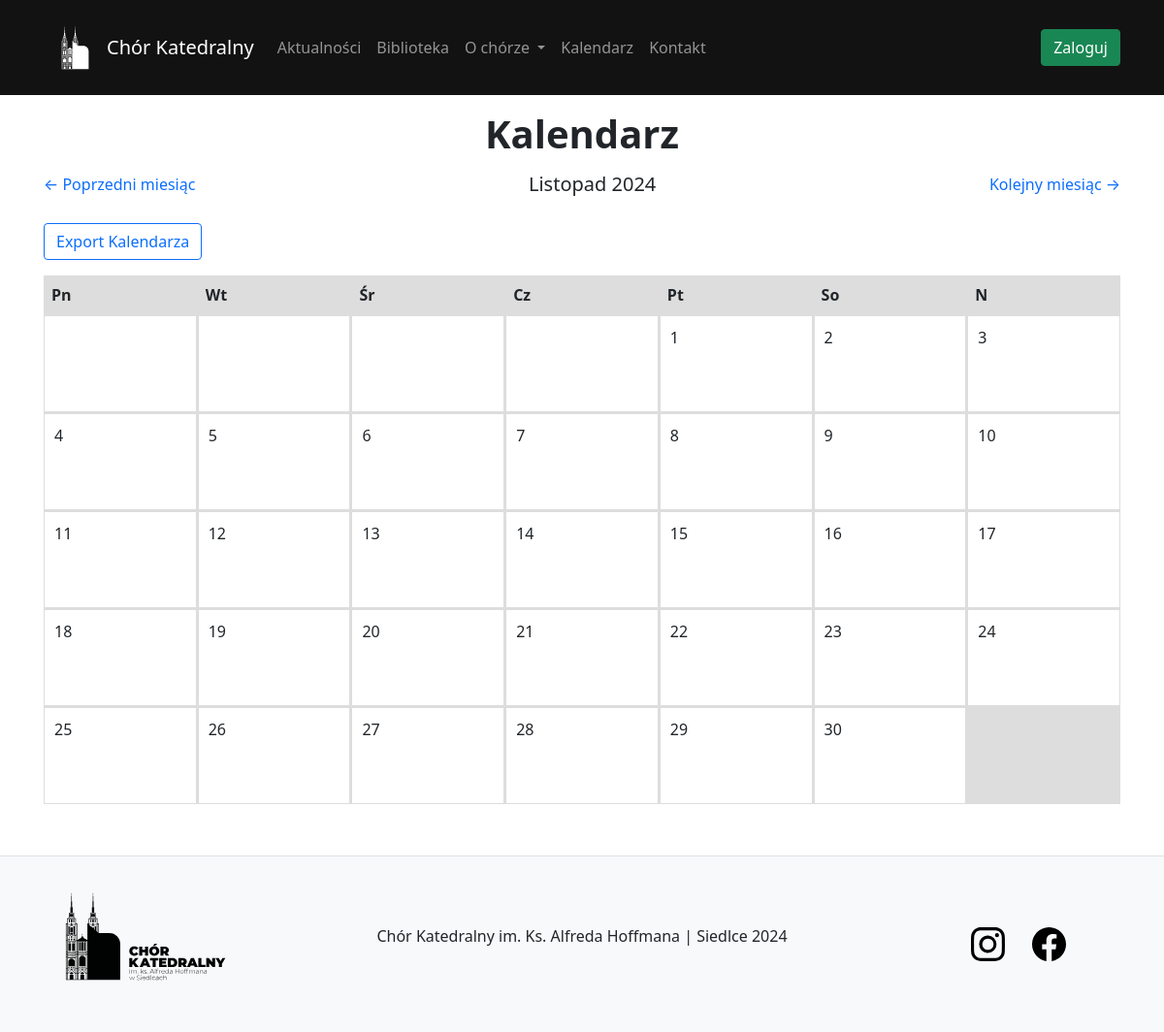
/event/2024/11/, run on an earlier commit of the app's database.
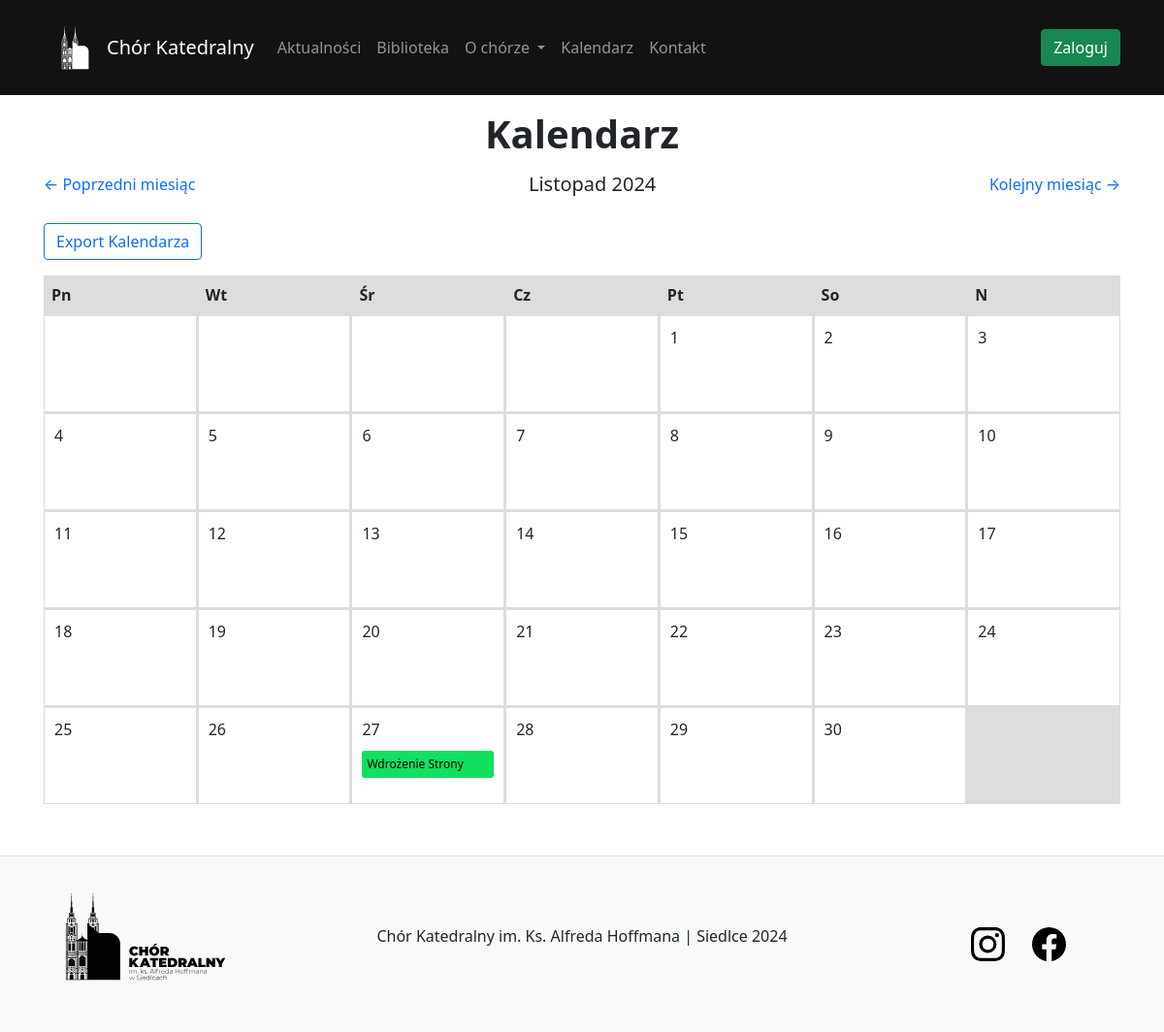
And on a later commit of the database.
### event/models.py (models this page shows, shortened)
class Event(models.Model):
    title = models.CharField(max_length=200)
    description = models.TextField()
    colour = models.CharField('colour', max_length=25, null=True, blank=True)
    date_event = models.DateField(default=date.today)  # Только дата
    start_time = models.TimeField()  # Время начала события
    end_time = models.TimeField()    # Время окончания события

### event/views.py (the view)
# urls.py: path('<int:year>/<int:month>/', views.get_month, name='calendar'),
def get_month(request, year, month):
    first_day_of_month = date(year, month, 1)
    _, days_in_month = calendar.monthrange(year, month)
    start_day = first_day_of_month.weekday()  # 0: Monday, 6: Sunday
    days = []
    for day in range(1, days_in_month + 1):
        current_date = date(year, month, day)
        events = Event.objects.filter(date_event=current_date).order_by('start_time')
        days.append({
            'day': day,
            'date': current_date,
            'events': events
        })
    today = timezone.localdate()
    days_of_week = ["Pn", "Wt", "Śr", "Cz", "Pt", "So", "N"]
    context = {
        'days_in_month': days,
        'empty_days': range(start_day),
        'prev_month': first_day_of_month.replace(day=1) - timezone.timedelta(days=1),
        'next_month': first_day_of_month.replace(day=days_in_month) + timezone.timedelta(days=1),
        'days_of_week': days_of_week,
        'current_year': year,
        'current_month': month,
        'current_month_object' : first_day_of_month,
        'today' : today
    }
    return render(request, 'event/calendar.html', context)

### library/context_processors.py (called while the page is built)
def current_time(request):
    now = timezone.now()
    return {
        'current_year': now.year,
        'current_month': now.month,
    }

### event/templates/event/calendar.html (shortened to what this page needs)
{% extends 'content/template.html' %}
{% block body %}
<div class="header">
    <h1 class="m-3">Kalendarz</h1>
    <div class="nav">
        <a href="{% url 'calendar' prev_month.year prev_month.month %}">← Poprzedni miesiąc</a>
        <h5>{{ current_month_object|date:"F Y" }}</h5>
        <a href="{% url 'calendar' next_month.year next_month.month %}">Kolejny miesiąc →</a>
    </div>
</div>
<button type="button" class="btn btn-outline-primary mb-3" data-bs-toggle="modal" data-bs-target="#exampleModal">
    Export Kalendarza
</button>
<div class="calendar">
    {% for day in days_of_week %}
        <div class="day-header p-2"><strong>{{ day }}</strong></div>
    {% endfor %}
    {% for _ in empty_days %}
        <div class="day"></div>
    {% endfor %}
    {% for day in days_in_month %}
        <div class="day {% if day.date == today %}today{% endif %}" data-bs-toggle="modal" data-bs-target="#dayDetails{{ day.day }}">
            {{ day.day }}
            {% for event in day.events %}
                <div class="event" style="background-color: {{ event.colour }};">
                    <div class="title">
                        {{ event.title }}
                    </div>
                </div>
            {% endfor %}
        </div>
    {% endfor %}
</div>
{% endblock %}

What changed in the data, as far as the page shows it:
added Event: title "Wdrożenie Strony"
